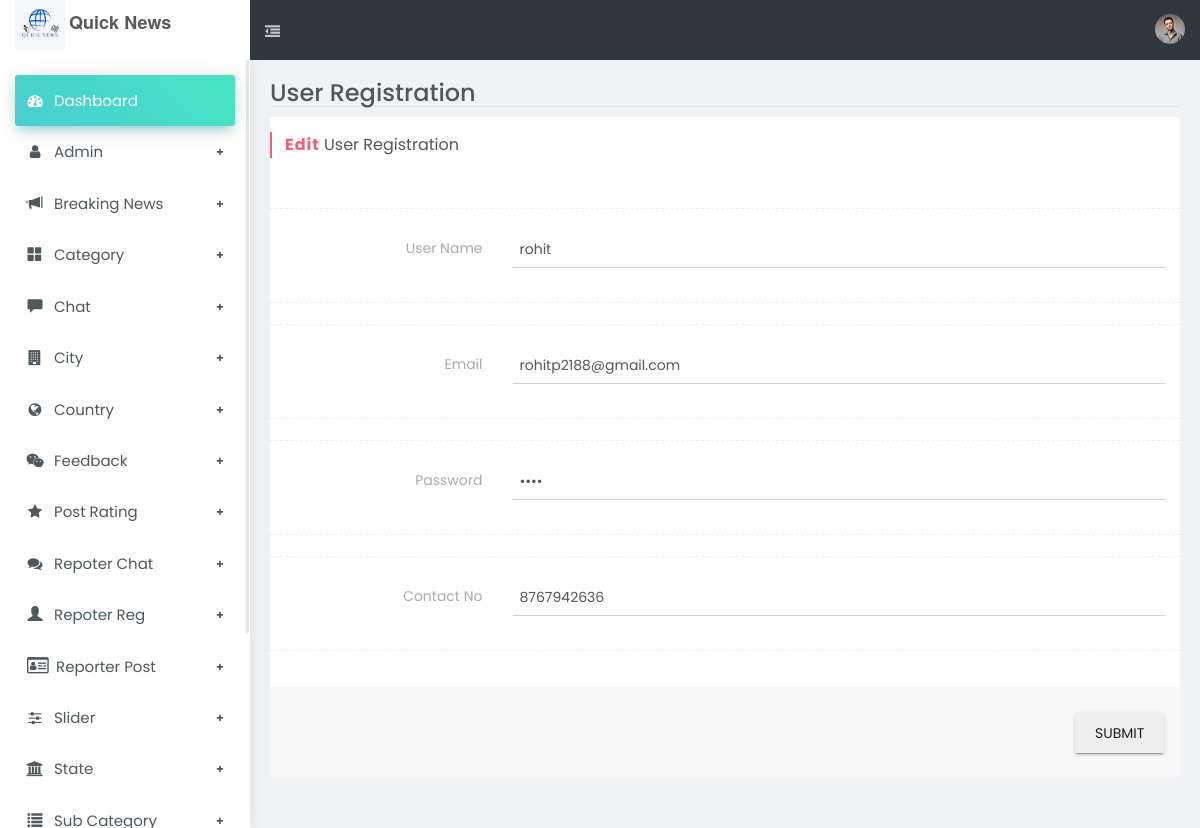
Page /newsadmin/index.php/userregcontroller/edit/5 on the committed database.
### tables this page shows
CREATE TABLE IF NOT EXISTS `userreg` (
  `uid` int NOT NULL AUTO_INCREMENT,
  `uname` varchar(20) NOT NULL,
  `email` varchar(30) NOT NULL,
  `password` varchar(10) NOT NULL,
  `contactno` varchar(12) NOT NULL,
  `datereg` timestamp NOT NULL DEFAULT CURRENT_TIMESTAMP ON UPDATE CURRENT_TIMESTAMP,
  `ustatus` enum('Active','Deactive') NOT NULL DEFAULT 'Deactive',
  PRIMARY KEY (`uid`)
);

### newsadmin/application/controllers/userregcontroller.php (called while the page is built, shortened)
<?php
class userregcontroller extends CI_Controller{
      public function edit($id)
    {
        $this->db->where('uid',$id);
        $file['data']=$this->db->get('userreg')->row();
        $this->load->view('template/header');
        $this->load->view('template/sidebar');
        $this->load->view('userreg/edituserreg', $file);
    }
}
?>

### newsadmin/index.php (called while the page is built, shortened)
<?php
require_once BASEPATH.'core/CodeIgniter.php';

### newsadmin/application/views/userreg/edituserreg.php (the view, shortened to what this page needs)
		<section id="content">
			<div class="page page-forms-validate">
				<div class="bg-light lter b-b wrapper-md mb-10">
					<div class="row">
						<div class="col-sm-6 col-xs-12">
							<h1 class="h3 m-0">User Registration</h1>
						</div>
					</div>
				</div>
				<div class="row">
					<div class="col-md-12">
						<section class="boxs">
							<div class="boxs-header">
								<h3 class="custom-font hb-blush">
									<strong>Edit</strong> User Registration</h3>
							</div>
							<div class="boxs-body">
								<form class="form-horizontal" enctype="multipart/form-data" name="form4" role="form" id="form4" method="post" action="<?php echo site_url() ?>/userregcontroller/up_userreg/<?php echo $data->uid ?>" data-parsley-validate>
                                     <hr class="line-dashed full-witdh-line" />
									 <div class="form-group">
                                    <label class="col-sm-3 control-label">User Name</label>
                                    <div class="col-sm-9">
                                    <input type="text" name="uname" class="form-control" value="<?php echo $data->uname ?>" placeholder="Username" data-parsley-trigger="change" required>
                                    </div>
                                    </div>
                                    <hr class="line-dashed full-witdh-line" />
                                     <hr class="line-dashed full-witdh-line" />
									 <div class="form-group">
                                    <label class="col-sm-3 control-label">Email</label>
                                    <div class="col-sm-9">
                                    <input type="text" name="email" class="form-control" value="<?php echo $data->email ?>" placeholder="Email" data-parsley-trigger="change" required>
                                    </div>
                                    </div>
                                    <hr class="line-dashed full-witdh-line" />
                                     <hr class="line-dashed full-witdh-line" />
									 <div class="form-group">
                                    <label class="col-sm-3 control-label">Password</label>
                                    <div class="col-sm-9">
                                    <input type="password" name="password" class="form-control" value="<?php echo $data->password ?>" placeholder="Password" data-parsley-trigger="change" required>
                                    </div>
                                    </div>
                                    <hr class="line-dashed full-witdh-line" />
                                    <hr class="line-dashed full-witdh-line" />
									 <div class="form-group">
                                    <label class="col-sm-3 control-label">Contact No</label>
                                    <div class="col-sm-9">
                                    <input type="text" name="contactno" class="form-control" value="<?php echo $data->contactno ?>" placeholder="Contact No" data-parsley-trigger="change" required>
                                    </div>
                                    </div>
                                    <hr class="line-dashed full-witdh-line" />
                                </div>
							<div class="boxs-footer text-right bg-tr-black lter dvd dvd-top">
								<button type="submit" class="btn btn-raised btn-default" id="form4Submit">Submit</button>
							</div>
                        </section>
					</div>
				</div>
			</div>
		</section>
	</div>
</body>
</html>

### rows in the picture
userreg: uname "rohit", email "rohitp2188@gmail.com", contactno "8767942636"
